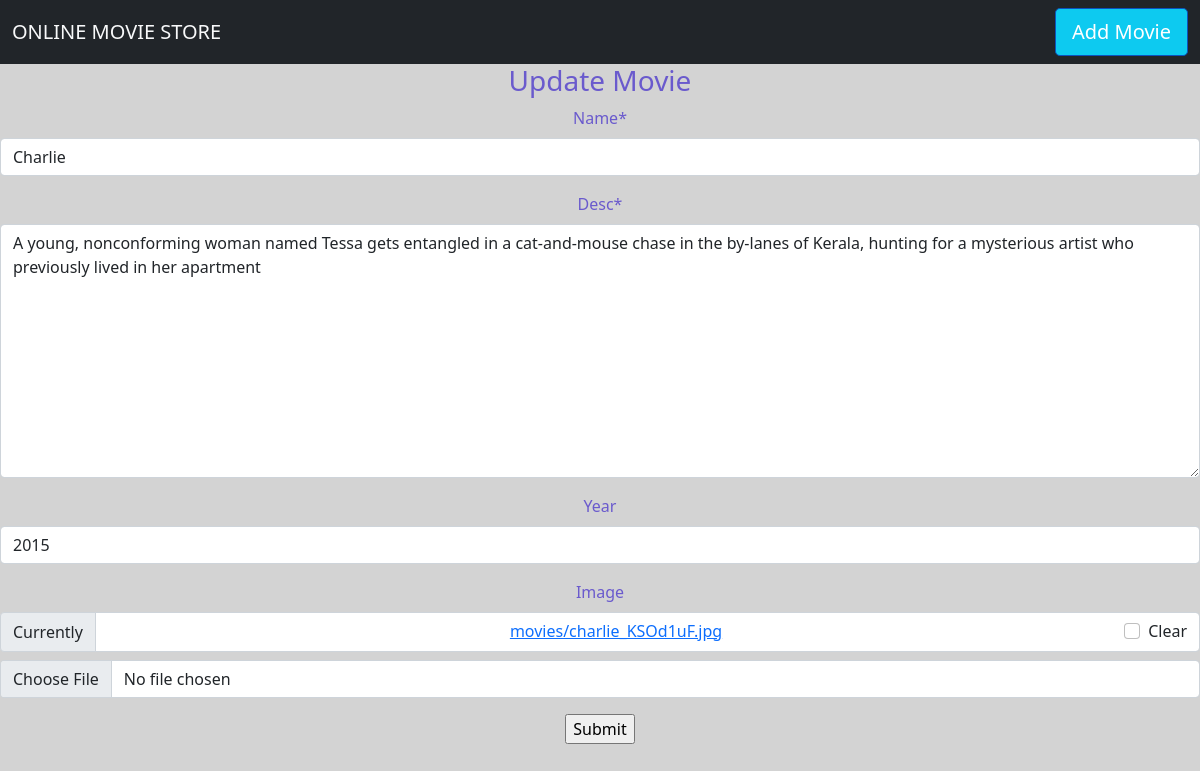
Screenshot of /update/2 with the database file from the repository.
### movieapp/models.py (models this page shows, shortened)
class Movietb(models.Model):
    name = models.CharField(max_length=20)
    desc = models.TextField()
    year = models.IntegerField(null=True,blank=True)
    image = models.ImageField(upload_to="movies", null=True, blank=True)

### movieapp/views.py (the view)
# urls.py: path('update/<int:pk>', views.MovieUpdate.as_view(), name="update"),
class MovieUpdate(UpdateView):
    model = Movietb
    template_name = "update.html"
    fields = "__all__"
    success_url = reverse_lazy('movieapp:home')

### templates/update.html (shortened to what this page needs)
<!DOCTYPE html>
{% extends 'base.html' %}
{% load crispy_forms_tags %}
{% load static %}
{% block content %}
<center>
   <h3>Update Movie</h3>
    <form method="POST" enctype="multipart/form-data">
        {{ form|crispy }}
        <input type="submit">
    </form>
</center>
{% endblock %}

### static/css/style.css (style rules this page uses)
body { background-color:LightGray; color:SlateBlue; }

### rows the page displays
Movietb: name "Charlie", desc "A young, nonconforming woman named Tessa gets entangled in a cat-and-mouse chase in the by-lanes of Kerala, hunting for a mysterious artist who previously lived in her apartment", year "2015"
